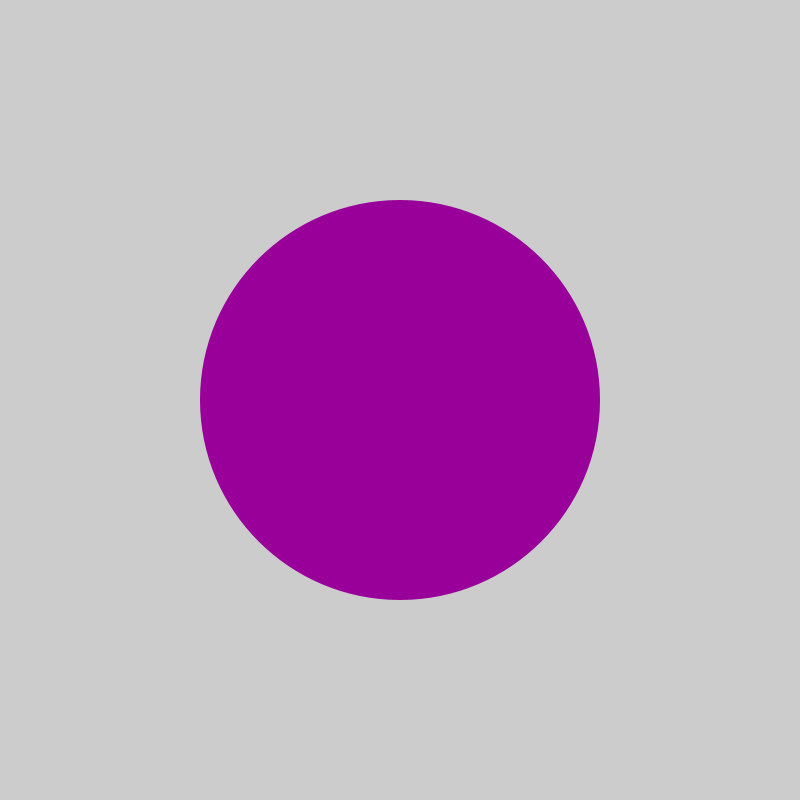
Frame 1 (no input)
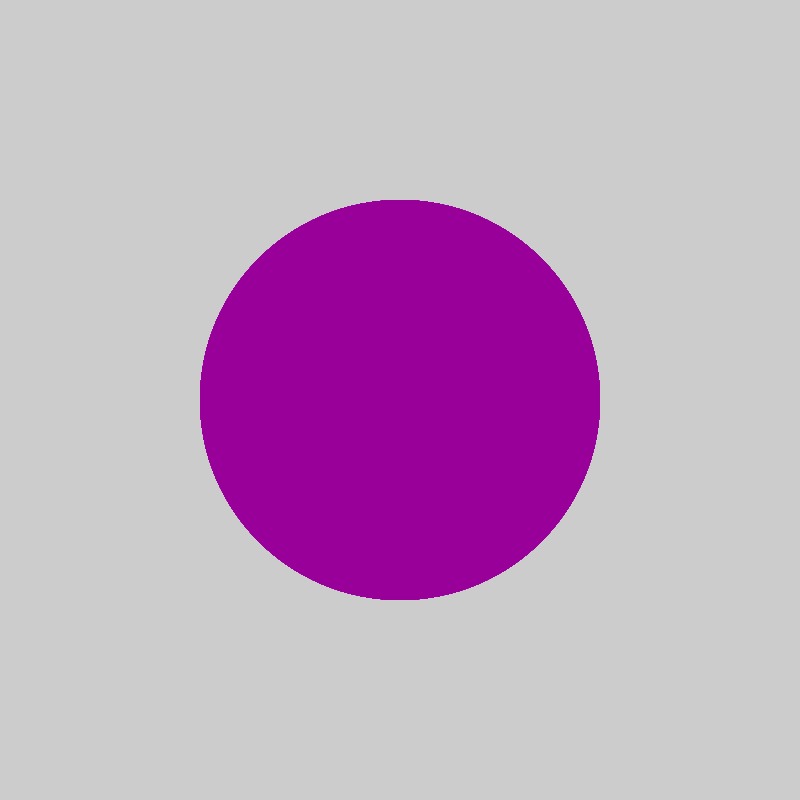
Frame 60 (the mouse pressed at the canvas centre just before this capture)
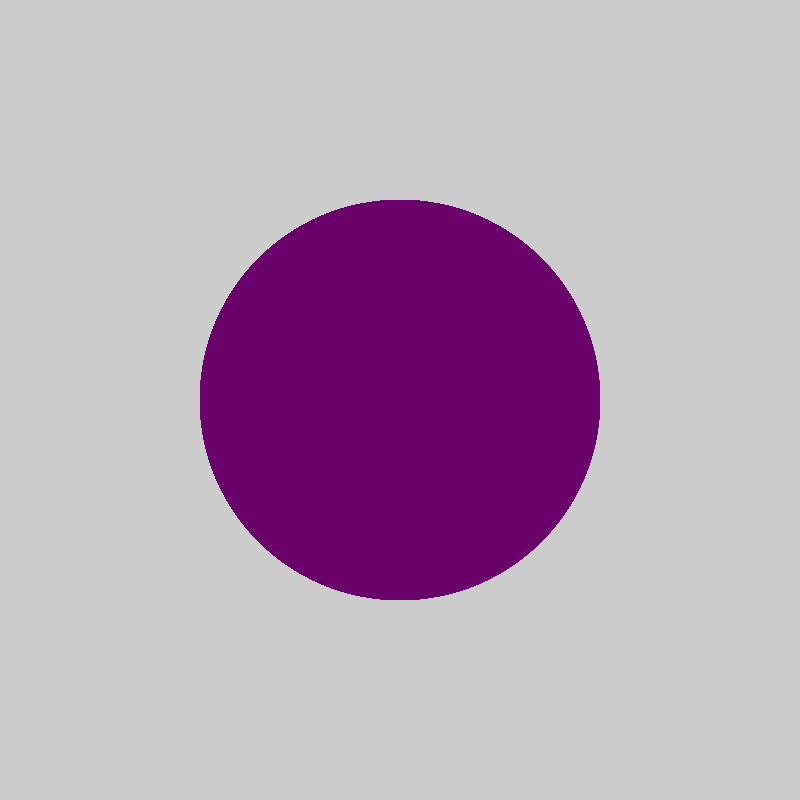
Frame 120 (the mouse held since frame 60 and released just before this capture)

The Processing sketch that drew these frames (run headless with seeded random() and noise(); from frame 60 on, the mouse is pressed at the canvas centre):

// Processing sketch: logicalDot
// ── logicalDot.pde
void setup(){
  size(800,800);
}
void draw(){
  noStroke();
  if(mousePressed){
    fill(#6a006a);
  }
  else{
    fill(#990099);
  }
  ellipse(400,400,400,400);
  
}
